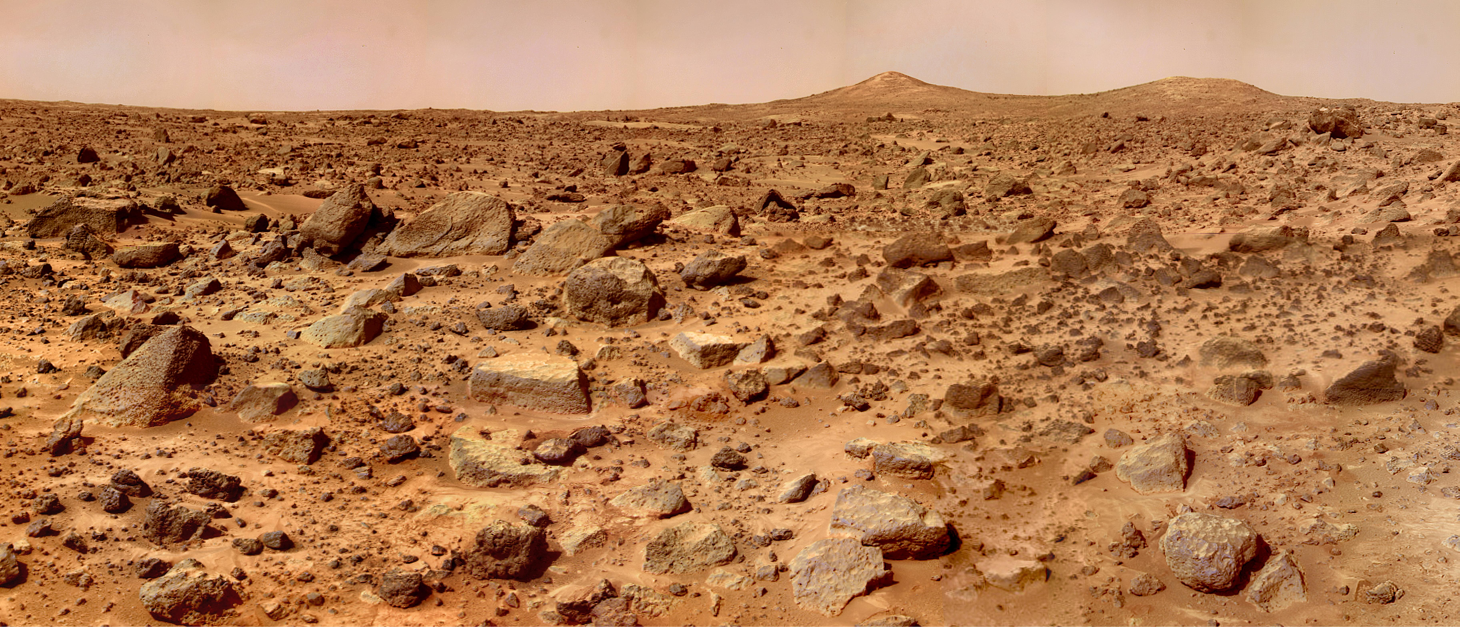
#> input picture intake/PIA02406.jpg, 7296 x 3135 px, given in place of PIA02406.tif, which was not available (shown at 1/5 size)
$ python object_x_silhouette.py
#> lines starting #> are read from the running program, lines starting #| are printed output that depends on the picture; after the words box and inside, x2 and y2 are one past the last pixel; in counts of white or black regions, pixels touching at a corner belong together; pictures that were not available may be replaced by others from this repository, and a replacement may not be noted
#!/usr/bin/env python3
"""Silhouette characterization of the annotated feature "Object X" in
PIA02406 (Mars Pathfinder IMP Twin Peaks super-resolution, right eye).

Measures the neutral geometry of the feature — cluster envelope, width
profile ("neck" test), constituent sub-feature decomposition, angular
size, absolute size as a function of assumed range, and the resolution
floor — WITHOUT assigning any interpretation. The measurement is
reproducible; the naming ("head", "neck", "monument") is not in the math
and is discussed only as a conferred semantic layer in the report
(analysis/OBJECT_X_SILHOUETTE_REPORT.md).

Object X location is taken from intake/INTAKE_REVIEW.md: the intake markup
family calibrates it to PIA02406 product px ~x 4312-4500, y 522-635.

Camera/product constants: 0.98 mrad/native px (Smith et al. 1997);
"enlarged by 500%" (catalog) -> 1 product px = 1/5 native px = 0.196 mrad.

Requires Pillow + numpy (no scipy). Run from repo root:
  python3 analysis/object_x_silhouette.py
"""
import numpy as np
from collections import deque
from PIL import Image, ImageDraw, ImageFilter

Image.MAX_IMAGE_PIXELS = None
IFOV = 0.98e-3            # rad / native IMP px (Smith et al. 1997)
ENLARGE = 5.0            # catalog: "enlarged by 500%"
MRAD_PPX = IFOV / ENLARGE * 1e3      # 0.196 mrad per product px
WIN = (4285, 4530, 505, 665)         # measurement window (x0,x1,y0,y1)
IMG = "intake/00/PIA02406.tif"
FIG = "analysis/object_x_silhouette.png"


def dilate(m, r):
    for _ in range(r):
        m = (m | np.roll(m, 1, 0) | np.roll(m, -1, 0)
             | np.roll(m, 1, 1) | np.roll(m, -1, 1))
    return m


def close(m, r):
    return ~dilate(~dilate(m, r), r)


def components(mask, minsz=1):
    seen = np.zeros_like(mask); out = []
    for y0 in range(mask.shape[0]):
        for x0 in range(mask.shape[1]):
            if mask[y0, x0] and not seen[y0, x0]:
                q = deque([(y0, x0)]); seen[y0, x0] = True; pts = [(y0, x0)]
                while q:
                    y, x = q.popleft()
                    for dy in (-1, 0, 1):
                        for dx in (-1, 0, 1):
                            ny, nx = y + dy, x + dx
                            if (0 <= ny < mask.shape[0] and 0 <= nx < mask.shape[1]
                                    and mask[ny, nx] and not seen[ny, nx]):
                                seen[ny, nx] = True; q.append((ny, nx)); pts.append((ny, nx))
                if len(pts) >= minsz:
                    out.append(pts)
    return out


def main():
    x0, x1, y0, y1 = WIN
    sub = Image.open(IMG).convert("L").crop((x0, y0, x1, y1))
    a = np.asarray(sub).astype(float); h, w = a.shape
#> after `h, w = a.shape`: h = 160; w = 245
    bg = np.asarray(sub.filter(ImageFilter.GaussianBlur(30))).astype(float)
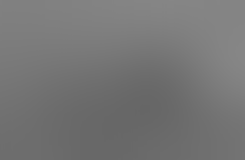
#> bg: shape (160, 245) float64; min 102, max 134, mean 117
    res = np.clip(bg - a, 0, None)            # dark features positive

    env = max(components(close(res >= np.percentile(res, 80), 3), minsz=30), key=len)
#> the loop in dilate, `for _ in range(r):` made 3 passes
#> pass 1, in dilate, `m = (m | np.roll(m, 1, 0) | np.roll(m, -1, 0) | np.roll(m, 1, 1) | np...`:
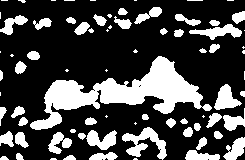
#> m: shape (160, 245) bool; 27.5% white; 76 white regions (28 under 20 px), largest, box (x1, y1, x2, y2) and area: (30, 56, 212, 130) 4492, (122, 127, 167, 160) 629, (214, 84, 242, 110) 396
#> the loop in dilate (call 2), `for _ in range(r):` made 3 passes
#> pass 3, in dilate (call 2), `m = (m | np.roll(m, 1, 0) | np.roll(m, -1, 0) | np.roll(m, 1, 1) | np...`:
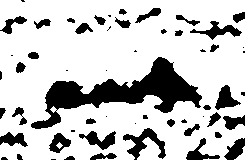
#> m: shape (160, 245) bool; 77.6% white; 56 black regions (20 under 20 px), largest, box (x1, y1, x2, y2) and area: (31, 57, 202, 129) 4067, (123, 128, 166, 160) 529, (190, 21, 242, 40) 349
#> in components, `seen = np.zeros_like(mask)`: seen: shape (160, 245) bool; every value is 0
#> env = 4067 pairs, first value 57 to 128, second value 31 to 201
    em = np.zeros((h, w), bool)
    for y, x in env:
        em[y, x] = True
#> this loop made 4067 passes
#> (y, x) on passes 1 to 3: (57, 158), (57, 159), (58, 157)
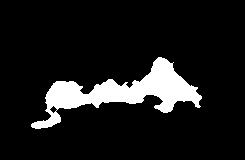
#> em: shape (160, 245) bool; 10.4% white; 1 white region, box (x1, y1, x2, y2) and area: (31, 57, 202, 129) 4067
    ys = np.array([p[0] for p in env]); xs = np.array([p[1] for p in env])
#> after `ys = np.array([p[0] for p in env])`: ys = 4067 values, max 128 at index 4016, min 57 at index 0, mean 92.29
#> after `xs = np.array([p[1] for p in env])`: xs = 4067 values, max 201 at index 1857, min 31 at index 4064, mean 122.1
    bw, bh = xs.max() - xs.min() + 1, ys.max() - ys.min() + 1
#> bw = 171; bh = 72
    print(f"cluster envelope {bw}x{bh} product px = {bw*MRAD_PPX:.1f} x "
          f"{bh*MRAD_PPX:.1f} mrad; aspect H/W {bh/bw:.2f}")
#| cluster envelope 171x72 product px = 33.5 x 14.1 mrad; aspect H/W 0.42
    print(f"annotator ruler silhouette 191x55 px = {191*MRAD_PPX:.1f} x "
          f"{55*MRAD_PPX:.1f} mrad (length 2-5/8 in, height 3/4 in)")

    widths = np.array([ (xs[ys == r].max() - xs[ys == r].min() + 1) if (ys == r).any() else 0
                        for r in range(ys.min(), ys.max() + 1)])
#> widths = 72 values, max 157 at index 40, min 4 at index 0, mean 77.01
    print("width profile top->down (px): " + " ".join(map(str, widths.astype(int))))
#> (printed output is left out)

    subf = sorted((len(p) for p in components(res >= np.percentile(res, 88), minsz=4)),
                  reverse=True)
#> call 2 of components, with minsz = 4
#> after the loop in components (call 2), `for y0 in range(mask.shape[0]):`:
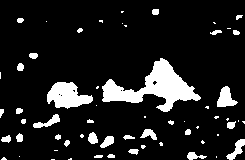
#> seen: shape (160, 245) bool; 12.1% white; 61 white regions (29 under 20 px), largest, box (x1, y1, x2, y2) and area: (102, 58, 201, 112) 2075, (47, 82, 93, 109) 786, (217, 86, 238, 107) 260
#> subf = 54 values, max 2075 at index 0, min 4 at index 48, mean 87.93
    print(f"{len(subf)} constituent dark blobs; largest {subf[0]} px = "
          f"{subf[0]/25:.0f} native px; median {int(np.median(subf))} px")
#| 54 constituent dark blobs; largest 2075 px = 83 native px; median 23 px

    Wm, Hm = bw * MRAD_PPX, bh * MRAD_PPX
#> Wm = 33.52; Hm = 14.11
    print("\nabsolute envelope size vs assumed range (range INDETERMINATE):")
    for Z in (30, 100, 300, 860, 1006):
        print(f"  Z={Z:>4} m: {Z*Wm*1e-3:5.1f} x {Z*Hm*1e-3:5.1f} m; "
              f"resolution floor 2px = {2*Z*IFOV:.2f} m")
#> this loop made 5 passes
#|   Z=  30 m:   1.0 x   0.4 m; resolution floor 2px = 0.06 m
#|   Z= 100 m:   3.4 x   1.4 m; resolution floor 2px = 0.20 m
#|   Z= 300 m:  10.1 x   4.2 m; resolution floor 2px = 0.59 m
#|   Z= 860 m:  28.8 x  12.1 m; resolution floor 2px = 1.69 m
#|   Z=1006 m:  33.7 x  14.2 m; resolution floor 2px = 1.97 m

    lo, hi = np.percentile(a, 2), np.percentile(a, 98)
#> lo = 44; hi = 165
    ov = np.clip((np.asarray(sub.convert("RGB")).astype(float) - lo) / (hi - lo) * 255,
                 0, 255).astype(np.uint8)
    S = 4; fig = Image.fromarray(ov).resize((w * S, h * S), Image.NEAREST)
    dr = ImageDraw.Draw(fig)
    edge = em & ~(np.roll(em, 1, 0) & np.roll(em, -1, 0) & np.roll(em, 1, 1) & np.roll(em, -1, 1))
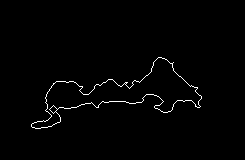
#> edge: shape (160, 245) bool; 1.2% white in thin lines or dots, all inside (x1, y1, x2, y2) = (31, 57, 202, 129)
    for y, x in zip(*np.where(edge)):
        dr.rectangle([x*S, y*S, x*S+S-1, y*S+S-1], fill=(255, 220, 0))
#> this loop made 477 passes
#> (y, x) on passes 1 to 3: (57, 158), (57, 159), (57, 160)
    dr.rectangle([xs.min()*S, ys.min()*S, (xs.max()+1)*S, (ys.max()+1)*S],
                 outline=(255, 120, 0), width=2)
    fig.save(FIG)
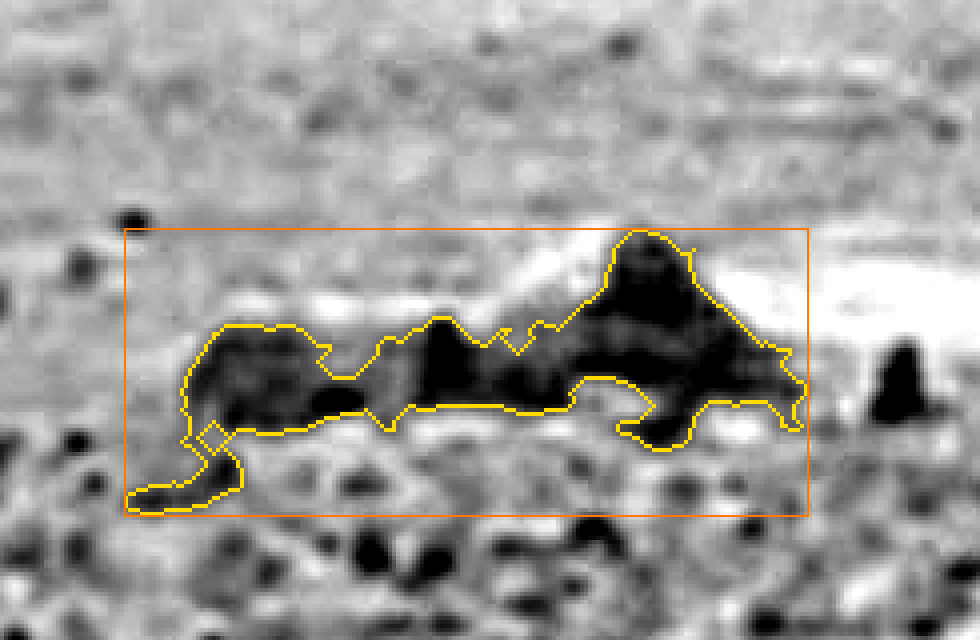
#> saved as object_x_silhouette.png: PIL image 980x640 RGB; mean R, G, B 154.7, 153.4, 150
    print(f"\nwrote {FIG}")


if __name__ == "__main__":
    main()

$ run again, with intake/PIA02405.jpg copied over intake/PIA02406.jpg
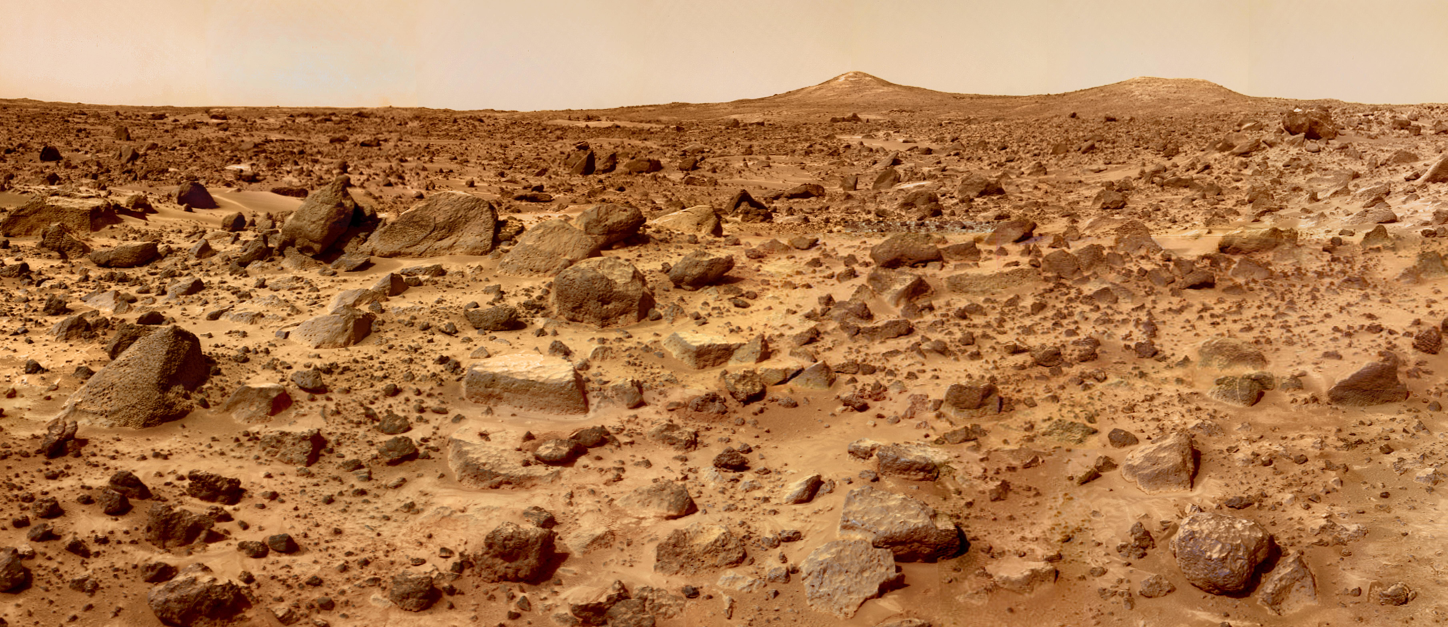
#> input picture intake/PIA02405.jpg, 7238 x 3135 px, given in place of PIA02406.tif, which was not available (shown at 1/5 size)
#> the loop in dilate (call 2), `for _ in range(r):` made 3 passes
#> env = 1991 pairs, first value 96 to 148, second value 139 to 229
#> the loop in main, `for y, x in env:` made 1991 passes
#> (y, x) on passes 1 to 3: (96, 159), (97, 158), (97, 159)
#> after the loop in main, `for y, x in env:`:
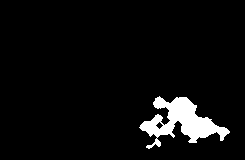
#> em: shape (160, 245) bool; 5.1% white; 1 white region, box (x1, y1, x2, y2) and area: (139, 96, 230, 149) 1991
#> ys = 1991 values, max 148 at index 1798, min 96 at index 0, mean 121.3
#> xs = 1991 values, max 229 at index 1989, min 139 at index 1852, mean 181.1
#> bw = 91; bh = 53
#| cluster envelope 91x53 product px = 17.8 x 10.4 mrad; aspect H/W 0.58
#> widths = 53 values, max 87 at index 32, min 1 at index 0, mean 49.45
#| width profile top->down (px): 1 30 33 34 35 37 39 40 41 43 43 42 39 28 27 26 27 27 39 42 43 54 56 60 60 68 70 72 74 77 79 86 87 87 87 84 83 81 78 77 75 67 68 69 68 42 43 8 9 14 14 6 2
#> subf = 54 values, max 667 at index 0, min 4 at index 51, mean 89.96
#| 54 constituent dark blobs; largest 667 px = 27 native px; median 28 px
#> Wm = 17.84; Hm = 10.39
#> the loop in main, `for Z in (30, 100, 300, 860, 1006):` made 5 passes
#|   Z=  30 m:   0.5 x   0.3 m; resolution floor 2px = 0.06 m
#|   Z= 100 m:   1.8 x   1.0 m; resolution floor 2px = 0.20 m
#|   Z= 300 m:   5.4 x   3.1 m; resolution floor 2px = 0.59 m
#|   Z= 860 m:  15.3 x   8.9 m; resolution floor 2px = 1.69 m
#|   Z=1006 m:  17.9 x  10.5 m; resolution floor 2px = 1.97 m
#> lo = 49; hi = 175
#> edge: shape (160, 245) bool; 0.86% white in thin lines or dots, all inside (x1, y1, x2, y2) = (139, 96, 230, 149)
#> the loop in main, `for y, x in zip(*np.where(edge)):` made 337 passes
#> (y, x) on passes 1 to 3: (96, 159), (97, 157), (97, 158)
#> in main, `fig.save(FIG)`:
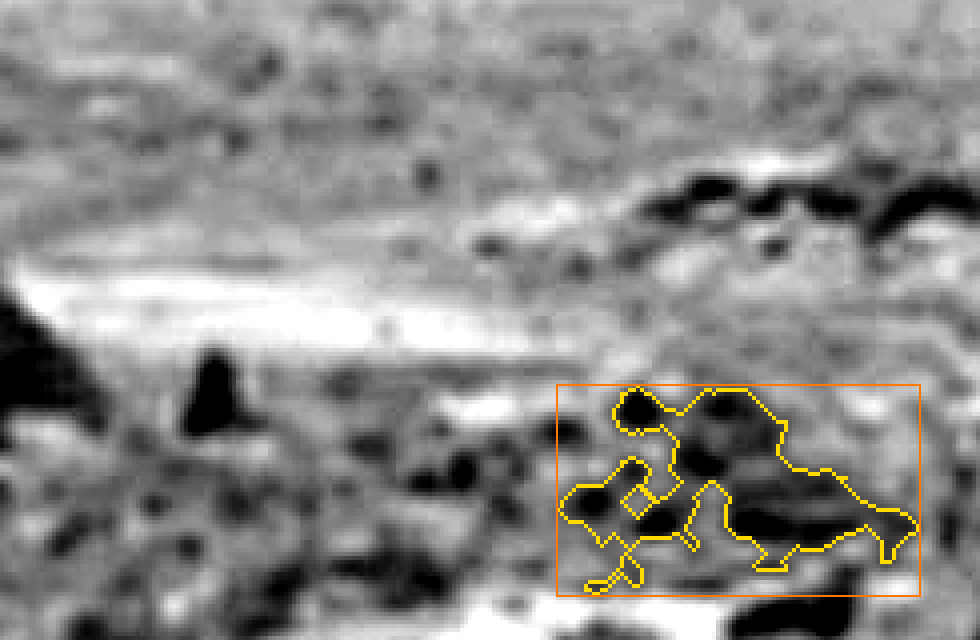
#> saved as object_x_silhouette.png: PIL image 980x640 RGB; mean R, G, B 138.7, 137.9, 135.6
